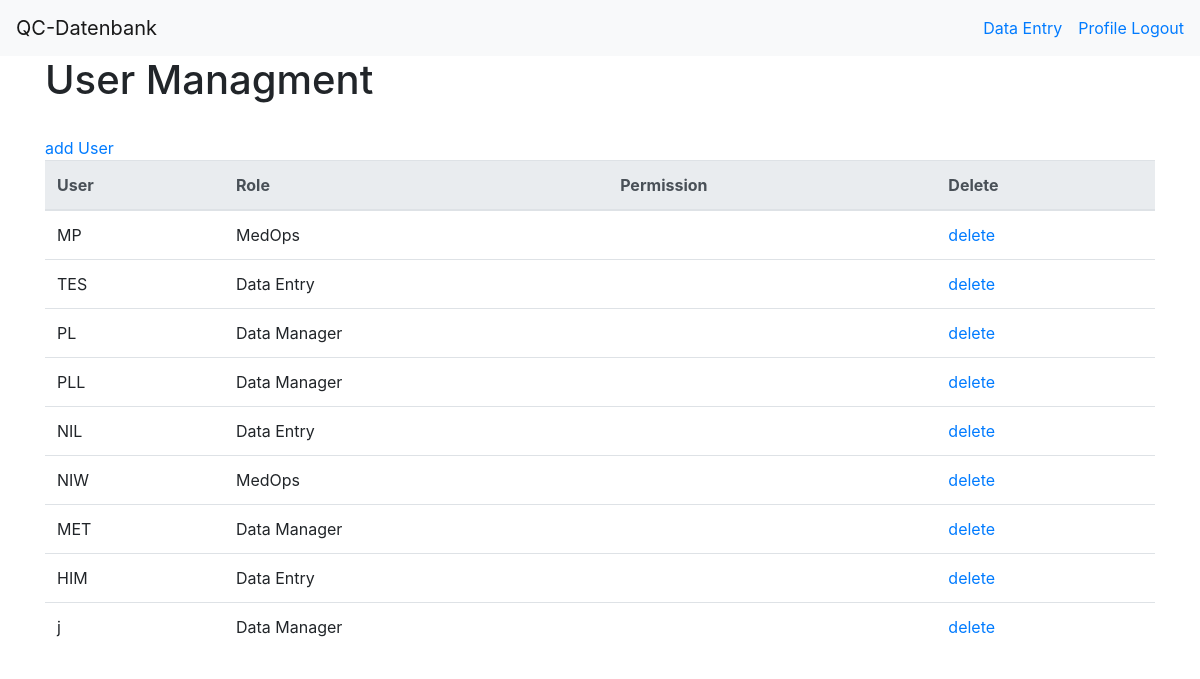
Before: /user_management (signed in) with the older database file.
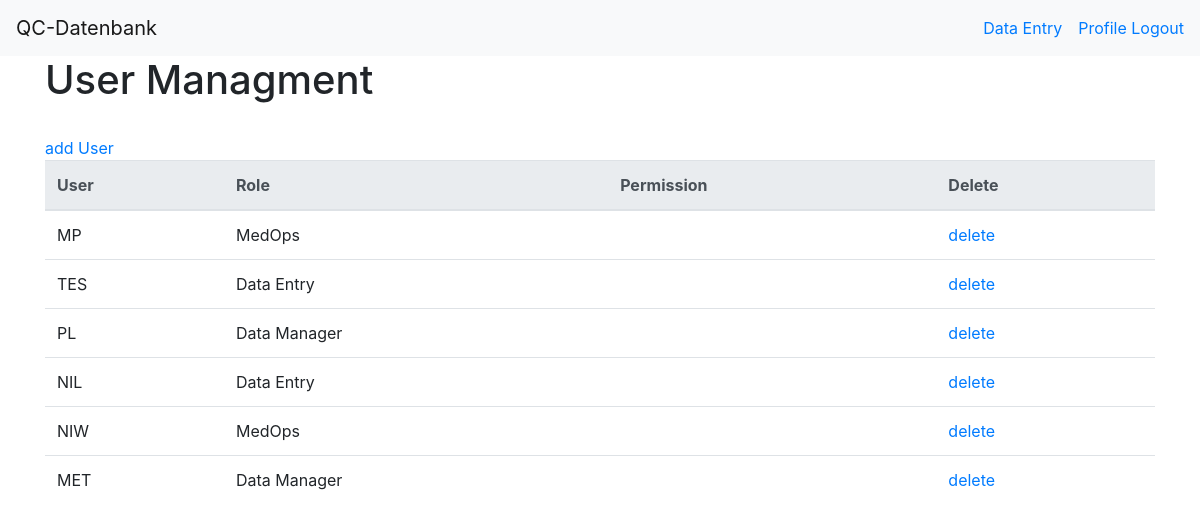
After: the same page with the newer database file.
### models.py (models this page shows)
class DB_User(UserMixin, db.Model):
    __tablename__ = 'db_user'
    id = db.Column(db.Integer, primary_key=True)
    email = db.Column(db.String(100), unique=True)
    password = db.Column(db.String(100))
    abbrev = db.Column(db.Text, unique=True)
    role = db.Column(db.Text)

### auth.py (the view)
@auth.route('/user_management')
def user_management():
    User_data = DB_User.query.filter(DB_User.role != "Admin").all()
    return render_template('user_management.html', Users=User_data)

### __init__.py (called while the page is built)
def create_app():
    app = Flask(__name__)
    app.config.from_object('config.DevelopmentConfig')
    db.init_app(app)
    login_manager = LoginManager()
    login_manager.login_view = 'auth.login'
    login_manager.init_app(app)
    from .models import DB_User
    @login_manager.user_loader
    def load_user(user_id):
        return DB_User.query.get(int(user_id))
    from .auth import auth as auth_blueprint
    app.register_blueprint(auth_blueprint)
    from .main import main as main_blueprint
    app.register_blueprint(main_blueprint)
    return app

### templates/user_management.html
{% extends "base.html" %} {% block title %} User Managment {% endblock %} {%
block content %} {% if current_user.is_authenticated %}
<h1 class="title">User Managment</h1>
<br />
<a href="/signup">add User</a>
<table class="table">
  <thead class="thead-light">
    <tr>
      <th scope="col">User</th>
      <th scope="col">Role</th>
      <th scope="col">Permission</th>
      <th scope="col">Delete</th>
    </tr>
  </thead>
  <tbody>
    {% for user in Users %}
    <tr>
      <td>{{ user.abbrev }}</td>
      <td>{{ user.role }}</td>
      <td>
      </td>
      <td>
        <a href="/delete_user/{{user.id}}">delete</a>
      </td>
    </tr>
    {% endfor %}
  </tbody>
</table>
{% endif %} {% endblock %}

### templates/base.html (shortened to what this page needs)
<!DOCTYPE html>
<html>
  <head>
    <link
      rel="stylesheet"
      href="https://stackpath.bootstrapcdn.com/bootstrap/4.3.1/css/bootstrap.min.css"
    />
  </head>
  <body>
    <nav class="navbar navbar-expand-md navbar-light bg-light">
        <a class="navbar-brand" href="{{ url_for('main.index')}}">QC-Datenbank</a>
        {% if current_user.is_authenticated %}
        <a class="nav-link" href="{{ url_for('main.create')}}">Data Entry</a>
        {% endif %}
        <div class="topnav-right">
            {% if current_user.is_authenticated %}
            <a href="{{ url_for('main.profile') }}" class="navbar-item">
              Profile
            </a>
            <a href="{{ url_for('auth.logout') }}" class="navbar-item">
                Logout
            </a>
            {% endif %}
        </div>
    </nav>
    <div class="container">
        {% block content %} {% endblock %}
    </div>
  </body>
</html>

Changed rows visible on the page:
removed DB_User: abbrev "PLL", role "Data Manager"
removed DB_User: abbrev "HIM", role "Data Entry"
removed DB_User: abbrev "j", role "Data Manager"
